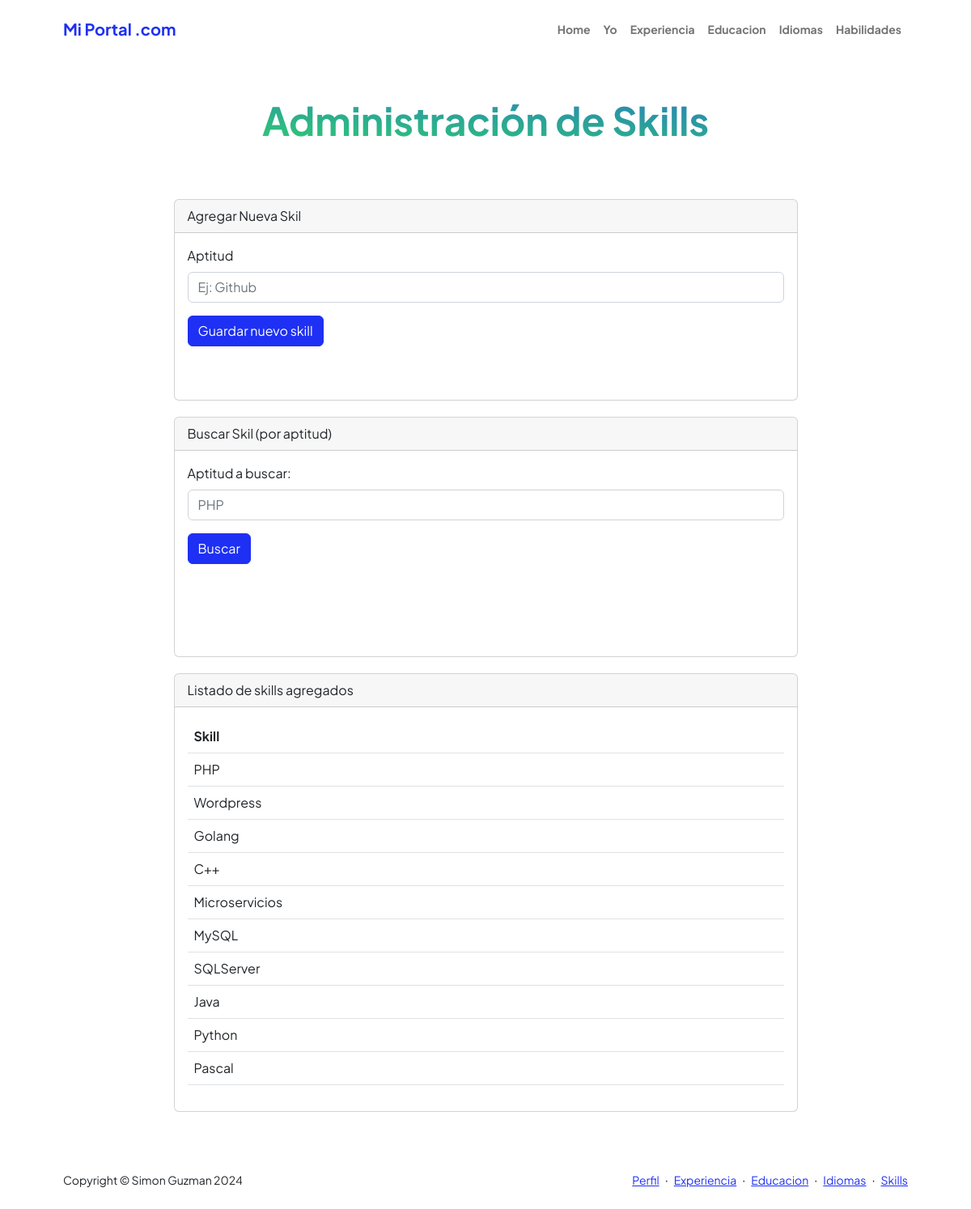
The page /AppCurriculum/skills on the database as committed earlier.
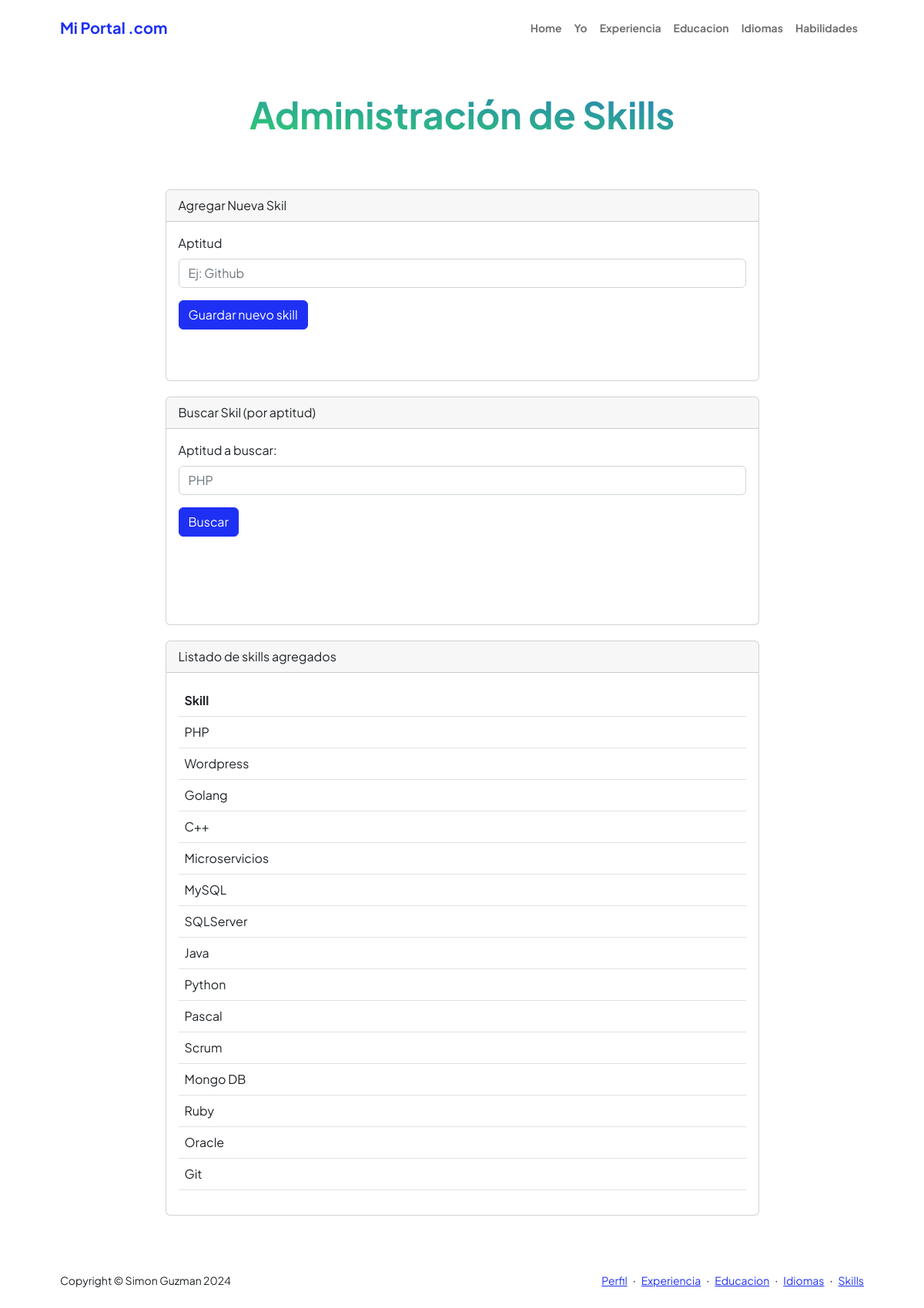
The same page on the database as committed later.
### AppCurriculum/models.py (models this page shows, shortened)
class Skills(models.Model):
    aptitud = models.CharField(max_length=50)

### AppCurriculum/views.py (the view, shortened to what this page needs)
# urls.py: path('skills',views.skills,name="Skills"),
def skills(request):
    skills = Skills.objects.all()
    if request.method == 'POST':
        miFormulario = SkillFormulario(request.POST)
        if miFormulario.is_valid():
            informacion = miFormulario.cleaned_data
            exp = Skills(aptitud=informacion['aptitud'])
            exp.save()
            miFormulario = SkillFormulario()
            return render(request,"AppCurriculum/skills.html",{"skills":skills,"miFormulario":miFormulario,"resp":"Datos guardados Correctamente","respSearch":""})
        else:
            return render(request,"AppCurriculum/skills.html",{"skills":skills,"miFormulario":miFormulario,"resp":"Datos No guardados Correctamente","respSearch":""})
    else:
        miFormulario = SkillFormulario()
    return render(request,"AppCurriculum/skills.html",{"skills":skills,"miFormulario":miFormulario,"resp":"","respSearch":""})

### AppCurriculum/forms.py
class SkillFormulario(forms.Form):
    aptitud = forms.CharField(label='Aptitud', max_length=100,widget=forms.TextInput(attrs={'class': 'form-control','placeholder': 'Ej: Github'}))
    def __init__(self, *args, **kwargs):
        super().__init__(*args, **kwargs)
        self.helper = FormHelper(self)
        self.helper.layout = Layout(
            'aptitud',
            Submit('submit', 'Guardar', css_class='btn btn-primary')
        )

### AppCurriculum/templates/AppCurriculum/skills.html (shortened to what this page needs)
{% extends "AppCurriculum/template.html" %}
{% load static %}
{% block datosDinamicos %}
<div class="container px-5 my-5">
    <div class="text-center mb-5">
        <h1 class="display-5 fw-bolder mb-0"><span class="text-gradient d-inline">Administración de Skills</span></h1>
    </div>
    <div class="row gx-5 justify-content-center">
        <div class="col-lg-11 col-xl-9 col-xxl-8">
              <div class="card" style="margin-top: 20px;">
                <div class="card-header">
                  Agregar Nueva Skil
                </div>
                <div class="card-body">
                  <section style="margin-bottom: 50px;">
                    <form action="" method="POST" class="mb-3">{% csrf_token %}
                      <div class="mb-3">
                        <label for="{{ miFormulario.aptitud.id_for_label }}" class="form-label">{{ miFormulario.aptitud.label }}</label>
                          {{ miFormulario.aptitud }}
                      </div>
                      <div class="mb-3">
                        <input class="btn btn-primary" type="submit" value="Guardar nuevo skill">
                      </div>
                    </form>
                  </section>
                </div>
              </div>
             <div class="card" style="margin-top: 20px;">
              <div class="card-header">
                Buscar Skil (por aptitud)
              </div>
              <div class="card-body">
                <section style="margin-bottom: 50px;">
                  <form action="/AppCurriculum/skills/" method="GET" class="mb-3">{% csrf_token %}
                    <div class="mb-3">
                      <label for="exampleFormControlInput1" class="form-label">Aptitud a buscar:</label>
                      <input type="text" class="form-control" name="skill_search" id="skill_search" placeholder="PHP">
                    </div>
                    <div class="mb-3">
                      <input class="btn btn-primary" type="submit" value="Buscar">
                    </div>
                  </form>
                  <div class="card-body">
                </section>
              </div>
              </div>
              <div class="card" style="margin-top: 20px;">
                <div class="card-header">
                  Listado de skills agregados
                </div>
                <div class="card-body">
                  <section>
                    <table class="table caption-top">
                        <thead>
                          <tr>
                            <th scope="col">Skill</th>
                          </tr>
                        </thead>
                        <tbody>
                          {% for info in skills %}
                          <tr>
                            <td>{{info.aptitud}}</td>
                          </tr>
                          {% endfor%}
                        </tbody>
                    </table>
                </section>
                </div>
              </div>
        </div>
    </div>
</div>
{% endblock %}

Rows that differ between the two databases and show on the page:
added Skills: aptitud "Scrum"
added Skills: aptitud "Mongo DB"
added Skills: aptitud "Ruby"
added Skills: aptitud "Oracle"
added Skills: aptitud "Git"
